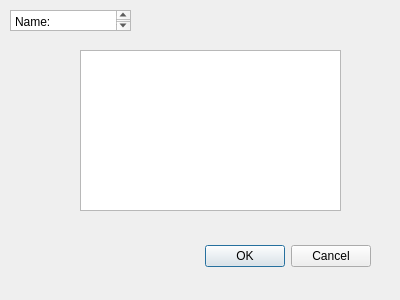
<?xml version="1.0" encoding="UTF-8"?>
<ui version="4.0">
 <class>testimonialbox</class>
 <widget class="QDialog" name="testimonialbox">
  <property name="geometry">
   <rect>
    <x>0</x>
    <y>0</y>
    <width>400</width>
    <height>300</height>
   </rect>
  </property>
  <property name="windowTitle">
   <string>Dialog</string>
  </property>
  <widget class="QDialogButtonBox" name="okbutton">
   <property name="geometry">
    <rect>
     <x>30</x>
     <y>240</y>
     <width>341</width>
     <height>32</height>
    </rect>
   </property>
   <property name="orientation">
    <enum>Qt::Horizontal</enum>
   </property>
   <property name="standardButtons">
    <set>QDialogButtonBox::Cancel|QDialogButtonBox::Ok</set>
   </property>
  </widget>
  <widget class="QPlainTextEdit" name="testimonialtext">
   <property name="geometry">
    <rect>
     <x>80</x>
     <y>50</y>
     <width>261</width>
     <height>161</height>
    </rect>
   </property>
  </widget>
  <widget class="QPlainTextEdit" name="namebox">
   <property name="geometry">
    <rect>
     <x>10</x>
     <y>10</y>
     <width>121</width>
     <height>21</height>
    </rect>
   </property>
   <property name="plainText">
    <string>Name: </string>
   </property>
  </widget>
 </widget>
 <resources/>
 <connections>
  <connection>
   <sender>okbutton</sender>
   <signal>accepted()</signal>
   <receiver>testimonialbox</receiver>
   <slot>accept()</slot>
   <hints>
    <hint type="sourcelabel">
     <x>248</x>
     <y>254</y>
    </hint>
    <hint type="destinationlabel">
     <x>157</x>
     <y>274</y>
    </hint>
   </hints>
  </connection>
  <connection>
   <sender>okbutton</sender>
   <signal>rejected()</signal>
   <receiver>testimonialbox</receiver>
   <slot>reject()</slot>
   <hints>
    <hint type="sourcelabel">
     <x>316</x>
     <y>260</y>
    </hint>
    <hint type="destinationlabel">
     <x>286</x>
     <y>274</y>
    </hint>
   </hints>
  </connection>
 </connections>
</ui>
